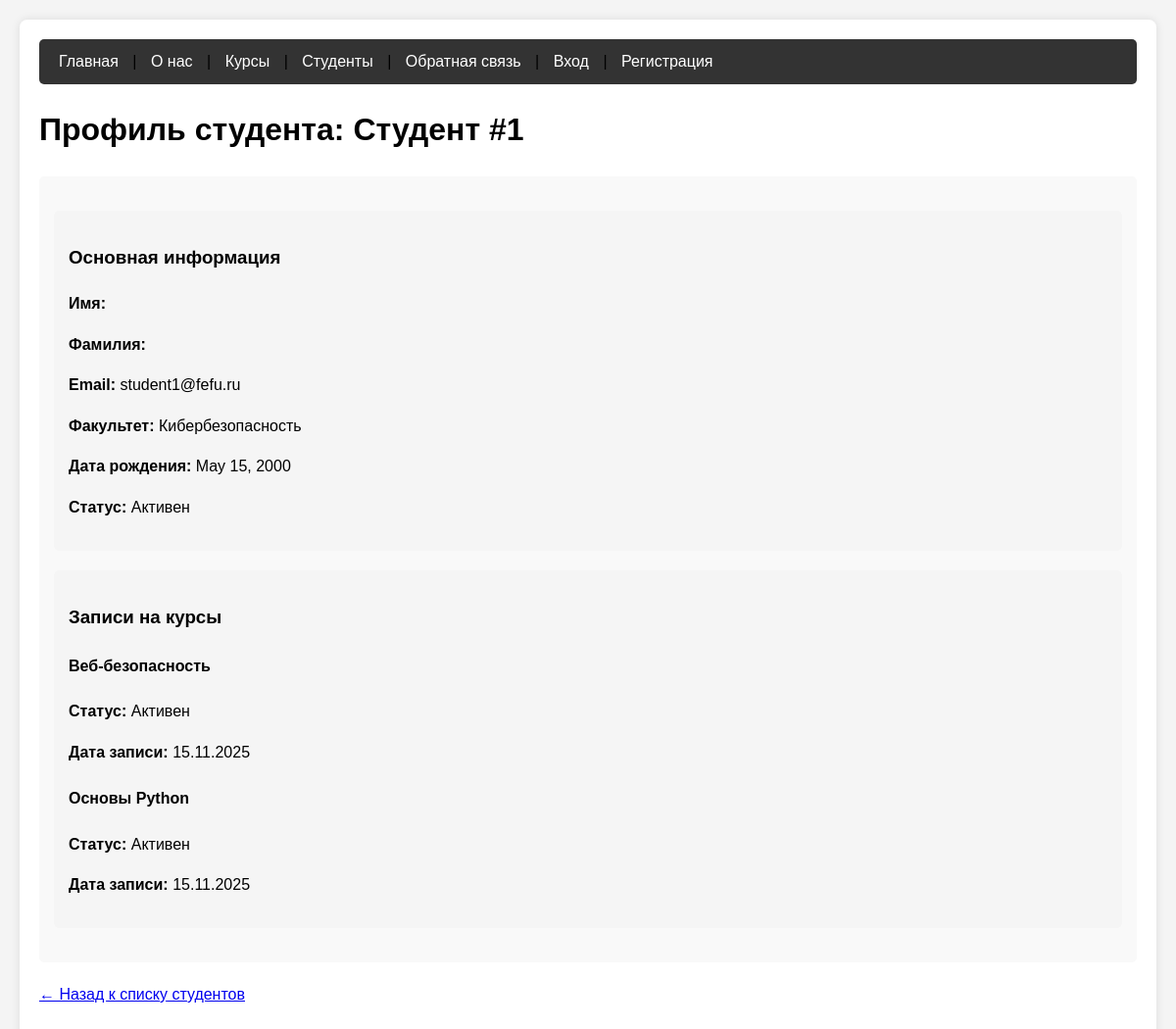
Screenshot of /student/1/ with the database file from the repository.
### fefu_lab/models.py (models this page shows, shortened)
class Student(models.Model):
    FACULTY_CHOICES = [
        ('CS', 'Кибербезопасность'),
        ('SE', 'Программная инженерия'),
        ('IT', 'Информационные технологии'),
        ('DS', 'Наука о данных'),
        ('WEB', 'Веб-технологии'),
    ]
    user = models.OneToOneField(
        User,
        on_delete=models.CASCADE,
        related_name='student_profile',
        verbose_name='Пользователь',
        null=True,  # Добавляем
        blank=True  # Добавляем
    )
    faculty = models.CharField(
        max_length=3,
        choices=FACULTY_CHOICES,
        default='CS',
        verbose_name='Факультет'
    )
    birth_date = models.DateField(null=True, blank=True, verbose_name='Дата рождения')
    student_id = models.CharField(max_length=20, blank=True, verbose_name='Студенческий билет')
    is_active = models.BooleanField(default=True, verbose_name='Активен')
    created_at = models.DateTimeField(auto_now_add=True)
    updated_at = models.DateTimeField(auto_now=True)
    class Meta:
        verbose_name = 'Студент'
        verbose_name_plural = 'Студенты'
        ordering = ['user__last_name', 'user__first_name']
    @property
    def full_name(self):
        return self.user.get_full_name()
    @property
    def email(self):
        return self.user.email

class Enrollment(models.Model):
    STATUS_CHOICES = [
        ('ACTIVE', 'Активен'),
        ('COMPLETED', 'Завершен'),
        ('DROPPED', 'Отчислен'),
    ]
    student = models.ForeignKey(
        Student,
        on_delete=models.CASCADE,
        related_name='enrollments',
        verbose_name='Студент'
    )
    course = models.ForeignKey(
        Course,
        on_delete=models.CASCADE,
        related_name='enrollments',
        verbose_name='Курс'
    )
    enrolled_at = models.DateTimeField(auto_now_add=True, verbose_name='Дата записи')
    status = models.CharField(
        max_length=10,
        choices=STATUS_CHOICES,
        default='ACTIVE',
        verbose_name='Статус'
    )
    completed_at = models.DateTimeField(null=True, blank=True, verbose_name='Дата завершения')
    grade = models.DecimalField(
        max_digits=3,
        decimal_places=1,
        null=True,
        blank=True,
        validators=[MinValueValidator(0), MaxValueValidator(5)],
        verbose_name='Оценка'
    )
    class Meta:
        verbose_name = 'Запись на курс'
        verbose_name_plural = 'Записи на курсы'
        unique_together = ['student', 'course']
        ordering = ['-enrolled_at']

class Course(models.Model):
    LEVEL_CHOICES = [
        ('BEGINNER', 'Начальный'),
        ('INTERMEDIATE', 'Средний'),
        ('ADVANCED', 'Продвинутый'),
    ]
    title = models.CharField(max_length=200, verbose_name='Название')
    slug = models.SlugField(unique=True, verbose_name='URL идентификатор')
    description = models.TextField(verbose_name='Описание')
    duration = models.PositiveIntegerField(
        validators=[MinValueValidator(1), MaxValueValidator(500)],
        verbose_name='Продолжительность (часов)'
    )
    instructor = models.ForeignKey(
        Instructor,
        on_delete=models.SET_NULL,
        null=True,
        blank=True,
        related_name='courses',
        verbose_name='Преподаватель'
    )
    level = models.CharField(
        max_length=12,
        choices=LEVEL_CHOICES,
        default='BEGINNER',
        verbose_name='Уровень сложности'
    )
    max_students = models.PositiveIntegerField(
        default=30,
        validators=[MinValueValidator(1), MaxValueValidator(100)],
        verbose_name='Максимальное количество студентов'
    )
    price = models.DecimalField(
        max_digits=10,
        decimal_places=2,
        default=0,
        verbose_name='Стоимость'
    )
    is_active = models.BooleanField(default=True, verbose_name='Активен')
    created_at = models.DateTimeField(auto_now_add=True, verbose_name='Дата создания')
    updated_at = models.DateTimeField(auto_now=True, verbose_name='Дата обновления')
    class Meta:
        verbose_name = 'Курс'
        verbose_name_plural = 'Курсы'
        ordering = ['title']

### fefu_lab/views.py (the view)
# urls.py: path('student/<int:pk>/', views.student_detail, name='student_detail'),
def student_detail(request, pk):
    student = get_object_or_404(Student, pk=pk)
    enrollments = Enrollment.objects.filter(student=student).select_related('course')
    context = {
        'student': student,
        'enrollments': enrollments,
    }
    return render(request, 'fefu_lab/student_detail.html', context)

### fefu_lab/templates/fefu_lab/student_detail.html (shortened to what this page needs)
{% extends "fefu_lab/base.html" %}
{% block heading %}Профиль студента: {{ student.full_name }}{% endblock %}
{% block content %}
<div class="student-info">
    <div class="info-section">
        <h3>Основная информация</h3>
        <p><strong>Имя:</strong> {{ student.first_name }}</p>
        <p><strong>Фамилия:</strong> {{ student.last_name }}</p>
        <p><strong>Email:</strong> {{ student.email }}</p>
        <p><strong>Факультет:</strong> {{ student.get_faculty_display }}</p>
        {% if student.birth_date %}
        <p><strong>Дата рождения:</strong> {{ student.birth_date }}</p>
        {% endif %}
        <p><strong>Статус:</strong> {% if student.is_active %}Активен{% else %}Неактивен{% endif %}</p>
    </div>
    {% if enrollments %}
    <div class="info-section">
        <h3>Записи на курсы</h3>
        <div class="enrollments-list">
            {% for enrollment in enrollments %}
            <div class="enrollment-item">
                <h4>{{ enrollment.course.title }}</h4>
                <p><strong>Статус:</strong> {{ enrollment.get_status_display }}</p>
                <p><strong>Дата записи:</strong> {{ enrollment.enrolled_at|date:"d.m.Y" }}</p>
            </div>
            {% endfor %}
        </div>
    </div>
    {% endif %}
</div>
<div class="navigation-links">
    <a href="{% url 'student_list' %}">← Назад к списку студентов</a>
</div>
{% endblock %}

### fefu_lab/static/fefu_lab/css/style.css (style rules this page uses)
body { font-family: Arial, sans-serif; line-height: 1.6; margin: 0; padding: 20px; background-color: #f4f4f4; }
.student-info, .course-info { background: #f9f9f9; padding: 15px; border-radius: 5px; margin: 15px 0; }
.info-section { margin: 20px 0; padding: 15px; background: #f5f5f5; border-radius: 5px; }
.navigation-links { margin: 20px 0; }

### rows the page displays
Student: full_name "Студент #1", email "student1@fefu.ru", faculty "Кибербезопасность", birth_date "May 15, 2000"
Enrollment: course "Веб-безопасность", status "Активен", enrolled_at "15.11.2025"
Enrollment: course "Основы Python", status "Активен", enrolled_at "15.11.2025"
